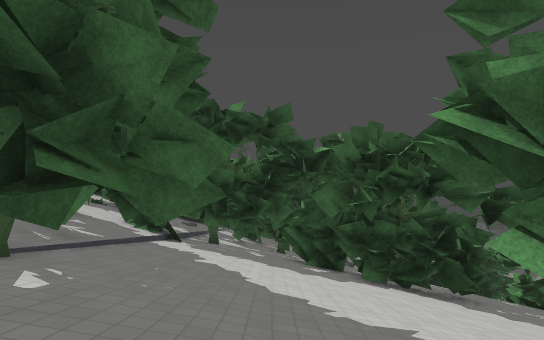
[1] (above)

24 first-person views from a walk through a 3-D level made in the Godot game engine. The camera is 1.4 m above the floor, looks level and sees 85° across. The floor is counted in squares, 2 m on a side. Each view is taken from the middle of a square. On the plan, view 1 faces up. The plan holds only what a view shows up to about 10 squares ahead; the rest is blank. The place goes on beyond the plan. Surface patterns are stand-ins for the level's own textures.

[2]
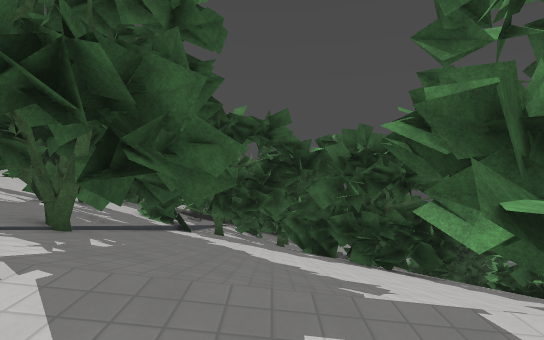

[3]
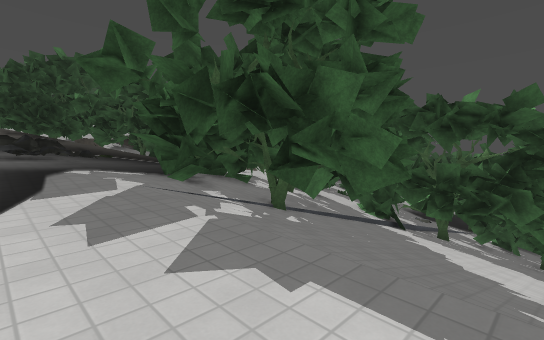

[4]
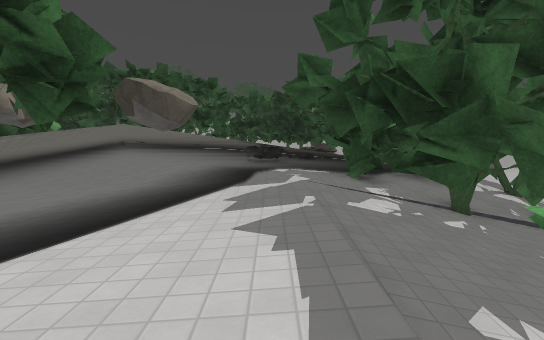

[5]
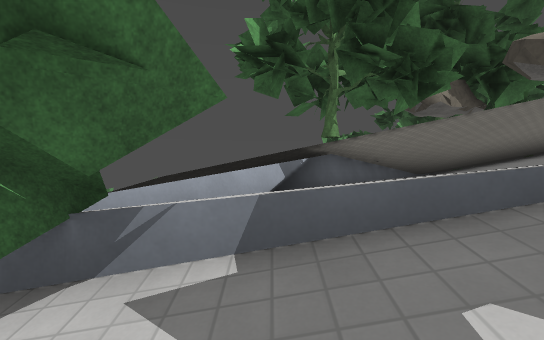

[6]
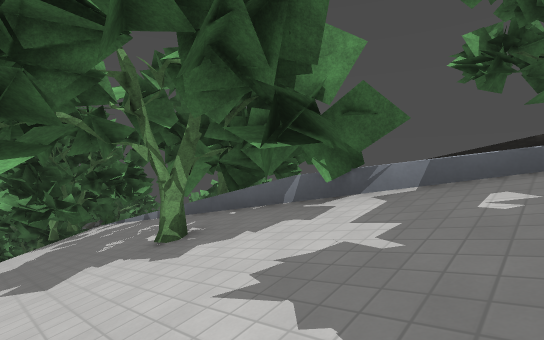

[7]
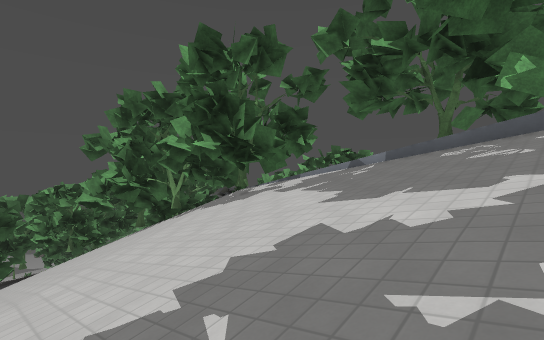

[8]
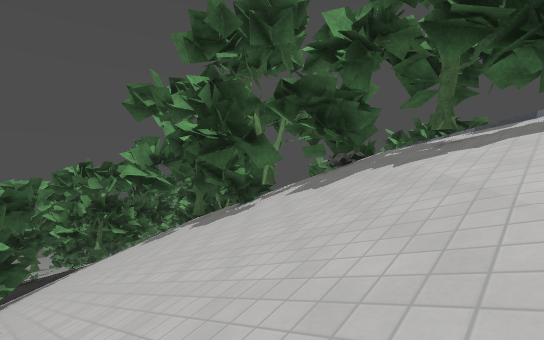

[9]
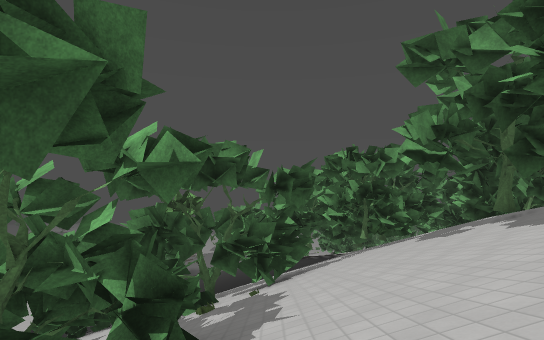

[10]
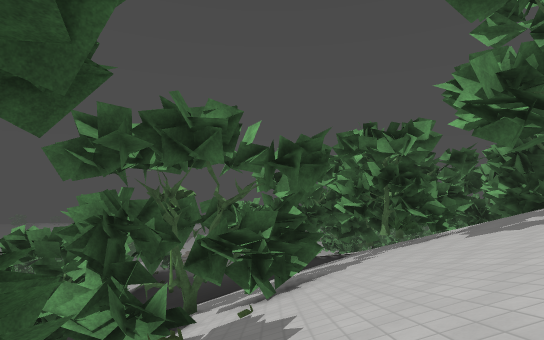

[11]
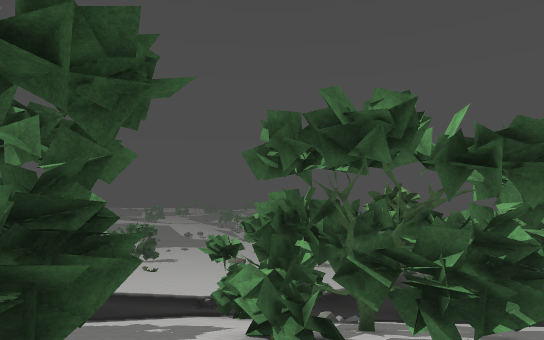

[12]
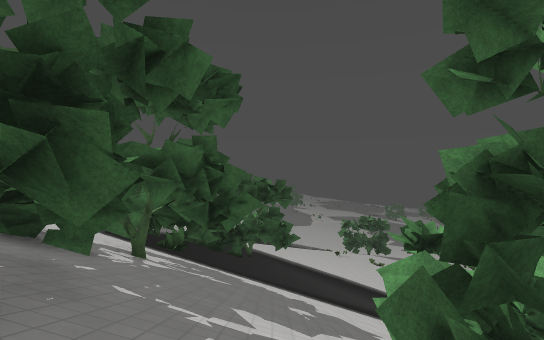

[13]
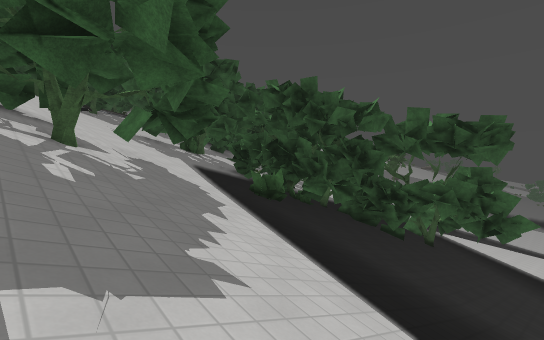

[14]
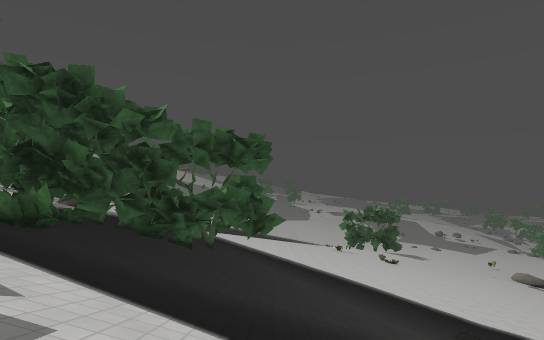

[15]
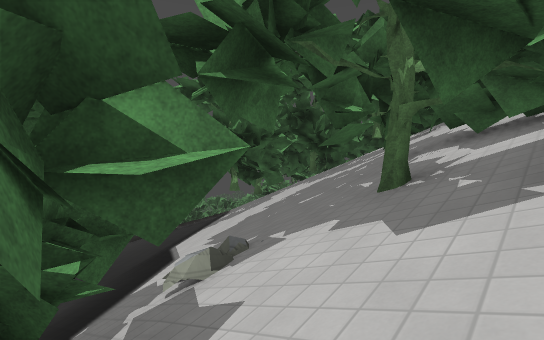

[16]
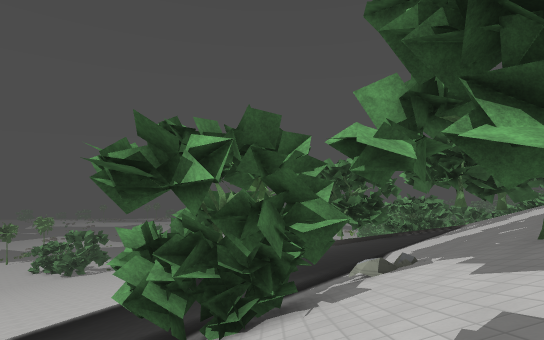

[17]
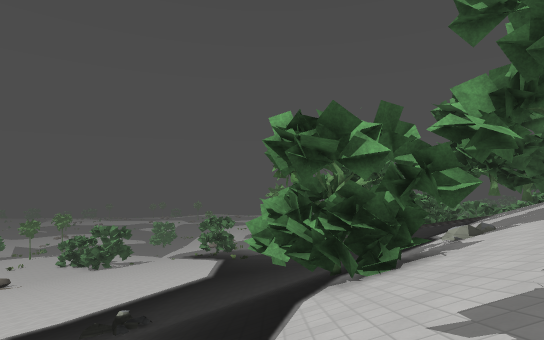

[18]
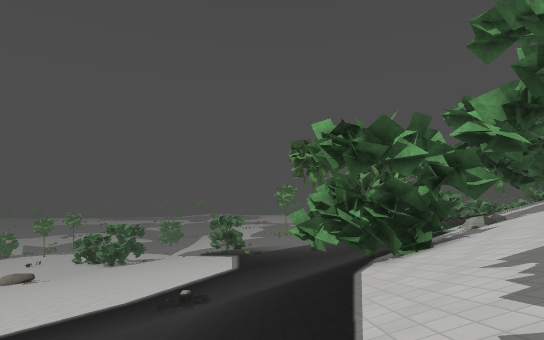

[19]
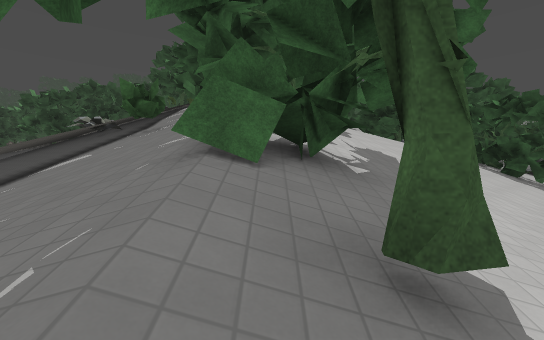

[20]
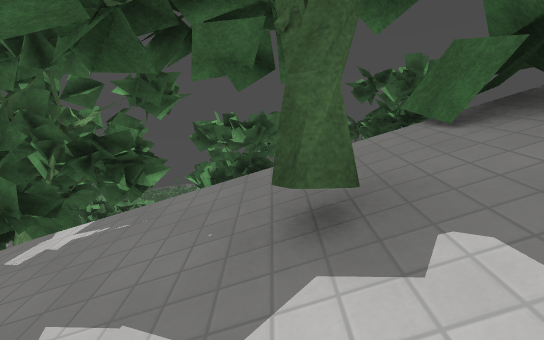

[21]
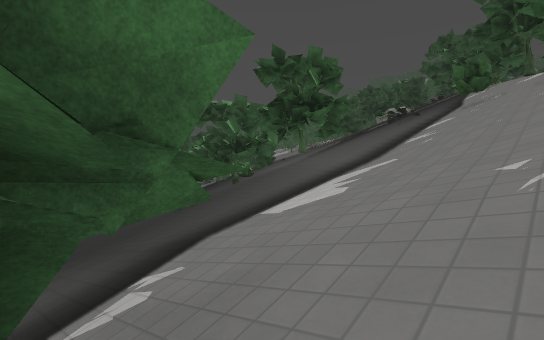

[22]
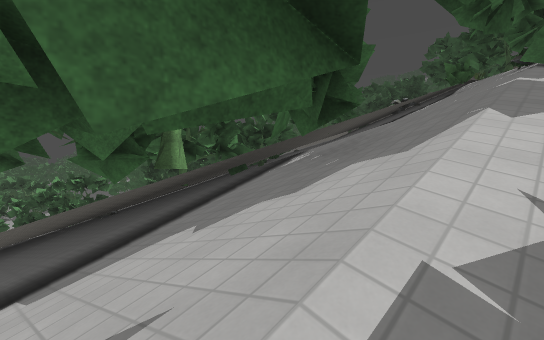

[23]
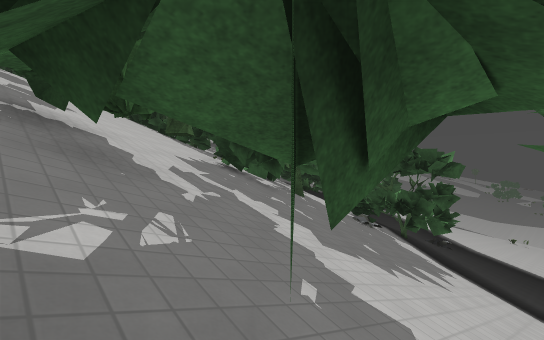

[24]
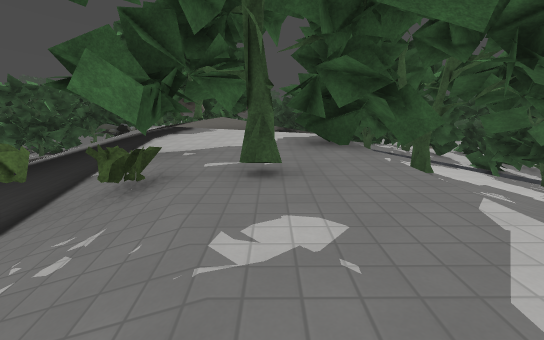

### Floor plan
Key: @ floor where view 1 was taken; # wall or solid block; x gap in a wall; . main floor; : floor 0.75 m higher than the main floor; - floor 0.75 m lower than the main floor; + floor 1.5 m higher than the main floor; _ floor 1.5 m lower than the main floor; < floor 2.5 m lower than the main floor; ( floor 3.25 m lower than the main floor; ! floor 12.75 m lower than the main floor; / step, stairs or slope; = window, fence, low wall or low ledge; ^ raised ledge; v drop or lower ground.
Columns run from 10 left of view 1 to 26 right of it. Each row starts with its distance up from view 1.
 25                             v
 24                           ##v      v
 23                           ##v     vvv
 22                      v   ###vvvvvvvvv
 21                      #  ##v#vvvvvvvvv
 20                     ######vvvvvvvvvvv
 19                       ###vvvvvvvvvvvv
 18                       ##vvvvvvvvvvvvv
 17                     //vvvvvvvvvvvvvvv
 16                    /////vvvvvvvvvvvvv
 15                    /////=//vvvvvvvvvv
 14                    /////=//// v###vvv
 13                    ////##/=///####vvv
 12                        #//////####vvv
 11                        ##=///////vvvv
 10     // /#//       #     #=///=////vvv
  9     //##///#    //####  ##=/=##/////v
  8     # //##/###////##=//#^#///x=//////
  7     x //////###//////////////###/////
  6     =#///////##///////////////#//////
  5     #//#/////////////////////////////
  4     ##///////////////////////////////
  3  ^^=####/#//////////#///////////#=///
  2 v   ###/#///#/#/////##//=/==/#/////#/
  1 v    #://///#//#////#//=#//#/////////
  0    ##=::..@./==#=<<((####=//////////#
 -1   ^# #== .../- ###<(/////////////#///
 -2   ^^+  ^== /x--##=/////#/////////=///
 -3   ^++:    #x.--##=/ ///v/////////!xxv
 -4   ++::.   #..-__vv  vvvvvvvvvvvvvvvvv
 -5   ++:..  =:.vvvvv   vvvvvvvvvvvvvvvvv
 -6      =     vvvvv    vvv###vvvvvvvvvvv

Where each view was taken, in squares from view 1:
view 1: 0 up, 0 right, facing up
view 2: 1 down, 0 right, facing up
view 3: 1 down, 1 right, facing up-left
view 4: 0 up, 2 right, facing left
view 5: 2 up, 1 right, facing down
view 6: 4 up, 0 right, facing down-right
view 7: 7 up, 5 right, facing down-right
view 8: 7 up, 10 right, facing down-right
view 9: 7 up, 12 right, facing right
view 10: 7 up, 14 right, facing right
view 11: 6 up, 15 right, facing up-right
view 12: 7 up, 17 right, facing up
view 13: 12 up, 19 right, facing up-left
view 14: 12 up, 18 right, facing up
view 15: 12 up, 19 right, facing down-right
view 16: 12 up, 17 right, facing right
view 17: 14 up, 16 right, facing right
view 18: 15 up, 15 right, facing right
view 19: 1 up, 20 right, facing left
view 20: 3 up, 19 right, facing down
view 21: 0 up, 23 right, facing down-left
view 22: 1 up, 26 right, facing down-left
view 23: 2 up, 26 right, facing up-left
view 24: 1 down, 10 right, facing left
